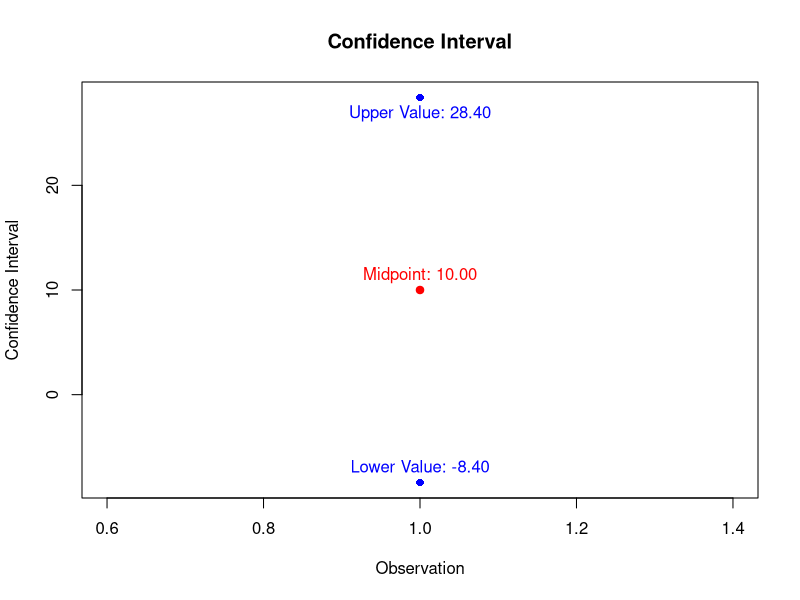
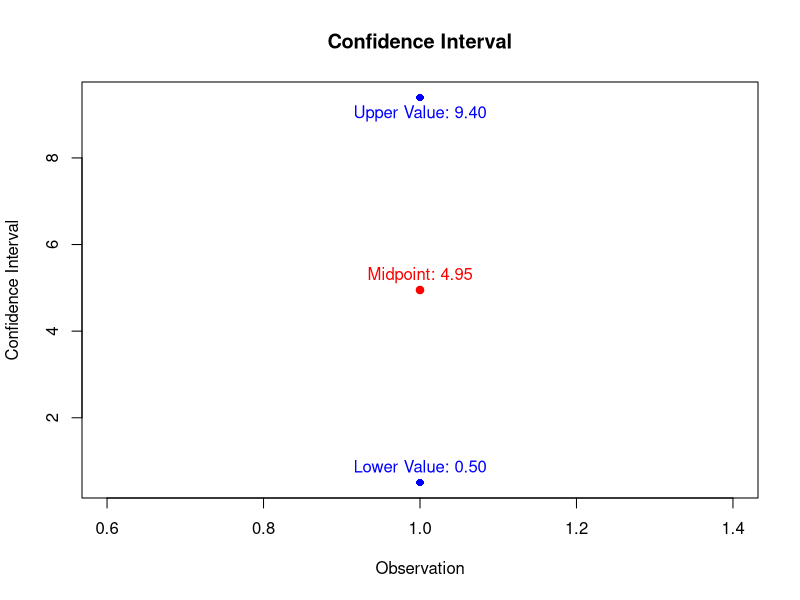

The R source for these figures, in order:
#' CALCULATE CONFIDENCE INTERVALS FOR MEANS
#' WITH SAMPLE SIZE N = 1 OR N = 2 USING ZETA AND OTHER METHODS
#'
#'
#' Calculate Zeta Numerically
#'
#' Numerically solves the equation to calculate zeta.
#'
#' @param level The confidence level.
#' @return The calculated zeta.
#'
calculate_zeta_num <- function(level) {
  # Define the equation to solve: (2 * tau / zeta) + 1 - level = 0
  equation <- function(zeta, level) {
    (2 * dnorm(0) / zeta) + 1 - level
  }

  # Use numerical solver to find the root of the equation
  result <- uniroot(equation, interval = c(0.001, 10), level = level, extendInt = "yes")
  zeta <- result$root

  return(zeta)
}

result <- calculate_zeta_num(level = 0.95)
print(result)

#' Calculate Zeta Using Closed-Form Approximation
#'
#' Calculates zeta using a closed-form approximation.
#'
#' @param level The confidence level.
#' @return The calculated zeta.
#'
calculate_zeta_cf <- function(level) {
  # Implement the closed-form approximation
  tau <- dnorm(0)
  zeta <- (2 * tau / level) + 1

  return(zeta)
}

result <- calculate_zeta_cf(level = 0.95)
print(result)

#' Define new class
#'
#'
#'
#'
setClass("ci_result", representation(
  confidence_level = "numeric",
  ci_lower = "numeric",
  ci_upper = "numeric"
))

#' Calculate Confidence Interval for Normal Distribution (Sample Size = 1 or 2)
#'
#' This function calculates the confidence interval for a Normal distribution
#' when the sample size is either 1 or 2, based on the efforts of Wall, Boen, and Tweedie (2001).
#'
#' @param x The sample observation(s) in a Normal Distribution.
#' @param a A constant (default is 0) the user can include (optionally) to shift x arbitrarily.
#' @param level The confidence level (default is 0.95).
#' @return The confidence interval.
#' @export
#'
calculate_ci <- function(x, a = 0, level = 0.95, method = "numerical") {
    if (!(method %in% c("numerical", "closed-form"))) {
      stop("Invalid method. Choose 'numerical' or 'closed-form'")
    }

    # Calculate zeta based on the specified method
    zeta <- ifelse(method == "numerical", calculate_zeta_num(level),
                   calculate_zeta_cf(level))


  # if x is a single observation or a vector of observations
  if (length(x) == 1) {
    # For sample size 1
    tau <- dnorm(0)

    zeta <- (2 * tau / level) + 1
    ci_lower <- (x - a) - zeta * abs(x - a)
    ci_upper <- (x - a) + zeta * abs(x - a)
  }
  else if (length(x) == 2) {

    # For sample size 2, calculating the mean and standard deviation
    mean_x <- mean(x)
    sd_x <- sd(x)

    # t-distribution for sample size 2
    t_quantile <- qt((1 + level) / 2, df = 1)

    ci_lower <- mean_x - t_quantile * sd_x / sqrt(2)
    ci_upper <- mean_x + t_quantile * sd_x / sqrt(2)
  } else {
    stop("Sample size must be either 1 or 2.")
  }

  # Return result
  return(new("ci_result", confidence_level = level, ci_lower = ci_lower, ci_upper = ci_upper))
}

result <- calculate_ci (x = 4.6, a = 0, level = 0.95, method = "closed-form")
print(result)

#' Calculate CI and P-Value for Normal Distribution (n = 1)
#'
#' calculates the confidence interval and p-value
#' for a normal distribution with one observation
#'
#' @param x This is our only data point from a normal distribution.
#' @param a A constant (default is 0) the user can include (optionally) to shift x arbitrarily.
#' @param null This is the value we want to test against our hypothesis!
#' @param level Confidence level (between 0 and 1, default is 0.95).
#' @return A list with the confidence interval and p-value.
#' \code{CI = x ± zeta * |x|}, where zeta is from a standard normal distribution.
#' P-value is computed against the null hypothesis.
#'
#' @export
#'
calculate_ci_p <- function(x, a, null = 0, level = 0.90) {
  if (level < 0 || level > 1) stop(" the confidence level is between 0 and 1.")

  # To find  zeta from the equation below
  tau <- dnorm(0)  # Standard normal density
  zeta <- (2 * dnorm(0) / level) + 1

  # Obtain the confidence interval
  ci_lower <- (x - a) - zeta * abs(x - a)
  ci_upper <- (x - a) + zeta * abs(x - a)

  # Find the p-value against our null hypothesis
  p_value <- 2 * pnorm(q = abs(null - x), lower.tail = FALSE)

  # return
  return(list(ci_lower = ci_lower, ci_upper = ci_upper, p_value = p_value))
}

result <- calculate_ci_p(x = 3.8, a = 0, null = 0, level = 0.90)
print(result)

#' ALTERNATIVE METHODS TO FINDING CONFIDENCE INTERVALS
#' BASED ON PORTNOY, DISGUPTA (2019)
#'
#' Calculate Confidence Interval I1
#'
#' Calculates the confidence interval I1 based on a single observation X.
#'
#' @param x The single observation.
#' @param c The constant parameter.
#' @return The confidence interval I1.
#'
calculate_ci_I1 <- function(x, c) {
  ci_lower <- x - c * abs(x)
  ci_upper <- x + c * abs(x)
  return(c(ci_lower, ci_upper))
}

#' Coverage Probability for I1
#'
#' Calculates the coverage probability P1 for confidence interval I1.
#'
#' @param lambda The parameter lambda.
#' @param c The constant parameter.
#' @return The coverage probability P1.
#'
calculate_cov_P1 <- function(lambda, c) {
  term1 <- pnorm((c / (c + 1)) * lambda)
  term2 <- 1 - pnorm((c / (c - 1)) * lambda)
  return(term1 + term2)
}

#' Optimal Lambda for I1
#'
#' Calculates the optimal lambda for confidence interval I1.
#'
#' @param c The constant parameter.
#' @return The optimal lambda for I1.
#'
calculate_ol_I1 <- function(c) {
  lambda_star <- ((c^2 - 1) / (sqrt(2) * c^(3/2))) * sqrt(log(c + 1 / c - 1))
  return(lambda_star)
}

# Example usage:
x <- 3.5
c_value <- 1.96 # Adjust as needed
lambda_star_I1 <- calculate_ol_I1(c_value)
ci_I1 <- calculate_ci_I1(x, c_value)
cov_P1 <- calculate_cov_P1(lambda_star_I1, c_value)

# Check coverage probabilities and intervals for I1
print(ci_I1)
print(cov_P1)

#' Calculate Confidence Interval I2
#'
#' Calculates the confidence interval I2 based on a single observation X.
#'
#' @param x The single observation.
#' @param c The constant parameter.
#' @return The confidence interval I2.
#'
calculate_ci_I2 <- function(x, c) {
  ci_lower <- -c * abs(x)
  ci_upper <- c * abs(x)
  return(c(ci_lower, ci_upper))
}

#' Coverage Probability for I2
#'
#' Calculates the coverage probability P2 for confidence interval I2.
#'
#' @param lambda The parameter lambda.
#' @param c The constant parameter.
#' @return The coverage probability P2.
#'
calculate_cov_P2 <- function(lambda, c) {
  term1 <- pnorm((c - 1) / c * lambda)
  term2 <- 1 - pnorm((c + 1) / c * lambda)
  return(term1 + term2)
}

#' Optimal Lambda for I2
#'
#' Calculates the optimal lambda for confidence interval I2.
#'
#' @param c The constant parameter.
#' @return The optimal lambda for I2.
#'
calculate_ol_I2 <- function(c) {
  lambda_star <- sqrt((c / 2) * log(c + 1 / c - 1))
  return(lambda_star)
}

# Example usage:
x <- 3.5
c_value <- 1.96 # Adjust as needed
lambda_star_I2 <- calculate_ol_I2(c_value)
ci_I2 <- calculate_ci_I1(x, c_value)
cov_P2 <- calculate_cov_P1(lambda_star_I1, c_value)

# Check coverage probabilities and intervals for I2
print(ci_I2)
print(cov_P2)

#' Plot Method
#'
#' Generates a plot based on the ci_result class.
#'
#' @param x An object of class ci_result
#' @return NULL (used for side effect of plotting)
#' @export
#'
plot.ci_result <- function(x) {
  # Results from ci_result object
  level <- x@confidence_level
  ci_lower <- x@ci_lower
  ci_upper <- x@ci_upper

  # Calculate the midpoint of the confidence interval
  midpoint <- (ci_lower + ci_upper) / 2

  # Create a plot
  plot(midpoint, type = "n", ylim = c(min(ci_lower), max(ci_upper)),
       main = "Confidence Interval",
       xlab = "Observation", ylab = "Confidence Interval")

  # Points for confidence interval values
  points(1, ci_lower, col = "blue", pch = 16)
  points(1, ci_upper, col = "blue", pch = 16)

  # Point for the Midpoint
  points(1, midpoint, col = "red", pch = 19)

  # Add labels for ci_lower, midpoint, and ci_upper
  text(1, ci_lower, labels = sprintf("Lower Value: %.2f", ci_lower), pos = 3, col = "blue")
  text(1, midpoint, labels = sprintf("Midpoint: %.2f", midpoint), pos = 3, col = "red")
  text(1, ci_upper, labels = sprintf("Upper Value: %.2f", ci_upper), pos = 1, col = "blue")
}

#' Summary Method for ci_result Class
#'
#' Generates a summary based on the ci_result class.
#'
#' @param y An object of class ci_result.
#' @return A summary of the ci_result object.
#' @export
#'
summary.ci_result <- function(y) {
  # Results from ci_result object
  level <- y@confidence_level
  ci_lower <- y@ci_lower
  ci_upper <- y@ci_upper

  # Calculate the midpoint (original x)
  midpoint <- (ci_lower + ci_upper) / 2

  cat("Summary of Confidence Interval Object \n")
  cat("Confidence Level:", level, "\n")
  cat("Lower Confidence Interval:", ci_lower, "\n")
  cat("Upper Confidence Interval:", ci_upper, "\n")
  cat("Midpoint:", midpoint, "\n")

  invisible(NULL)
}

#Example
result <- calculate_ci (x = 10, a = 0, level = 0.95)
summary(result)
plot(result)

result <- calculate_ci(x = c(5.3, 4.6), a = 0, level = 0.95)
summary(result)
plot(result)


